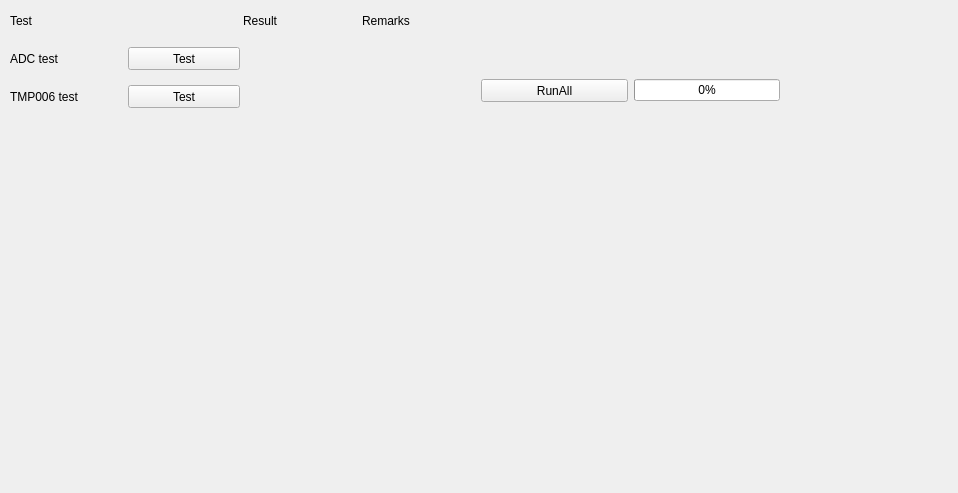
             <widget class="QWidget" name="tab_3">
              <property name="sizePolicy">
               <sizepolicy hsizetype="Minimum" vsizetype="Fixed">
                <horstretch>1</horstretch>
                <verstretch>0</verstretch>
               </sizepolicy>
              </property>
              <property name="minimumSize">
               <size>
                <width>958</width>
                <height>493</height>
               </size>
              </property>
              <attribute name="title">
               <string>Detector</string>
              </attribute>
              <widget class="QWidget" name="layoutWidget22">
               <property name="geometry">
                <rect>
                 <x>10</x>
                 <y>0</y>
                 <width>770</width>
                 <height>119</height>
                </rect>
               </property>
               <layout class="QHBoxLayout" name="horizontalLayout_70">
                <item>
                 <layout class="QVBoxLayout" name="verticalLayout_30">
                  <item>
                   <layout class="QHBoxLayout" name="horizontalLayout_67" stretch="50,25,25">
                    <item>
                     <widget class="QLabel" name="label_10">
                      <property name="sizePolicy">
                       <sizepolicy hsizetype="Minimum" vsizetype="Fixed">
                        <horstretch>1</horstretch>
                        <verstretch>0</verstretch>
                       </sizepolicy>
                      </property>
                      <property name="minimumSize">
                       <size>
                        <width>143</width>
                        <height>23</height>
                       </size>
                      </property>
                      <property name="text">
                       <string>Test</string>
                      </property>
                     </widget>
                    </item>
                    <item>
                     <widget class="QLabel" name="label_tiva_sw_ver_8">
                      <property name="sizePolicy">
                       <sizepolicy hsizetype="Minimum" vsizetype="Fixed">
                        <horstretch>1</horstretch>
                        <verstretch>0</verstretch>
                       </sizepolicy>
                      </property>
                      <property name="minimumSize">
                       <size>
                        <width>72</width>
                        <height>23</height>
                       </size>
                      </property>
                      <property name="text">
                       <string>Result</string>
                      </property>
                     </widget>
                    </item>
                    <item>
                     <widget class="QLabel" name="label_tiva_sw_ver_7">
                      <property name="sizePolicy">
                       <sizepolicy hsizetype="Minimum" vsizetype="Fixed">
                        <horstretch>1</horstretch>
                        <verstretch>0</verstretch>
                       </sizepolicy>
                      </property>
                      <property name="minimumSize">
                       <size>
                        <width>71</width>
                        <height>23</height>
                       </size>
                      </property>
                      <property name="text">
                       <string>Remarks</string>
                      </property>
                     </widget>
                    </item>
                   </layout>
                  </item>
                  <item>
                   <layout class="QHBoxLayout" name="horizontalLayout_5">
                    <item>
                     <widget class="QLabel" name="label_test_2">
                      <property name="sizePolicy">
                       <sizepolicy hsizetype="Fixed" vsizetype="Fixed">
                        <horstretch>1</horstretch>
                        <verstretch>0</verstretch>
                       </sizepolicy>
                      </property>
                      <property name="minimumSize">
                       <size>
                        <width>80</width>
                        <height>23</height>
                       </size>
                      </property>
                      <property name="maximumSize">
                       <size>
                        <width>150</width>
                        <height>16777215</height>
                       </size>
                      </property>
                      <property name="text">
                       <string>ADC test</string>
                      </property>
                     </widget>
                    </item>
                    <item>
                     <widget class="QPushButton" name="pushButton_test_adc">
                      <property name="sizePolicy">
                       <sizepolicy hsizetype="Minimum" vsizetype="Fixed">
                        <horstretch>1</horstretch>
                        <verstretch>0</verstretch>
                       </sizepolicy>
                      </property>
                      <property name="minimumSize">
                       <size>
                        <width>75</width>
                        <height>23</height>
                       </size>
                      </property>
                      <property name="text">
                       <string>Test</string>
                      </property>
                     </widget>
                    </item>
                    <item>
                     <widget class="QLabel" name="label_result_adc">
                      <property name="sizePolicy">
                       <sizepolicy hsizetype="Minimum" vsizetype="Fixed">
                        <horstretch>1</horstretch>
                        <verstretch>0</verstretch>
                       </sizepolicy>
                      </property>
                      <property name="minimumSize">
                       <size>
                        <width>5</width>
                        <height>23</height>
                       </size>
                      </property>
                      <property name="text">
                       <string/>
                      </property>
                     </widget>
                    </item>
                    <item>
                     <widget class="QLabel" name="label_remark_adc">
                      <property name="sizePolicy">
                       <sizepolicy hsizetype="Minimum" vsizetype="Fixed">
                        <horstretch>1</horstretch>
                        <verstretch>0</verstretch>
                       </sizepolicy>
                      </property>
                      <property name="minimumSize">
                       <size>
                        <width>5</width>
                        <height>23</height>
                       </size>
                      </property>
                      <property name="text">
                       <string/>
                      </property>
                     </widget>
                    </item>
                   </layout>
                  </item>
                  <item>
                   <layout class="QHBoxLayout" name="horizontalLayout_7">
                    <item>
                     <widget class="QLabel" name="label_test_tmp">
                      <property name="sizePolicy">
                       <sizepolicy hsizetype="Fixed" vsizetype="Fixed">
                        <horstretch>1</horstretch>
                        <verstretch>0</verstretch>
                       </sizepolicy>
                      </property>
                      <property name="minimumSize">
                       <size>
                        <width>80</width>
                        <height>23</height>
                       </size>
                      </property>
                      <property name="maximumSize">
                       <size>
                        <width>150</width>
                        <height>16777215</height>
                       </size>
                      </property>
                      <property name="text">
                       <string>TMP006 test</string>
                      </property>
                     </widget>
                    </item>
                    <item>
                     <widget class="QPushButton" name="pushButton_test_tmp">
                      <property name="sizePolicy">
                       <sizepolicy hsizetype="Minimum" vsizetype="Fixed">
                        <horstretch>1</horstretch>
                        <verstretch>0</verstretch>
                       </sizepolicy>
                      </property>
                      <property name="minimumSize">
                       <size>
                        <width>75</width>
                        <height>23</height>
                       </size>
                      </property>
                      <property name="text">
                       <string>Test</string>
                      </property>
                     </widget>
                    </item>
                    <item>
                     <widget class="QLabel" name="label_result_tmp">
                      <property name="sizePolicy">
                       <sizepolicy hsizetype="Minimum" vsizetype="Fixed">
                        <horstretch>1</horstretch>
                        <verstretch>0</verstretch>
                       </sizepolicy>
                      </property>
                      <property name="minimumSize">
                       <size>
                        <width>5</width>
                        <height>23</height>
                       </size>
                      </property>
                      <property name="text">
                       <string/>
                      </property>
                     </widget>
                    </item>
                    <item>
                     <widget class="QLabel" name="label_remark_tmp">
                      <property name="sizePolicy">
                       <sizepolicy hsizetype="Minimum" vsizetype="Fixed">
                        <horstretch>1</horstretch>
                        <verstretch>0</verstretch>
                       </sizepolicy>
                      </property>
                      <property name="minimumSize">
                       <size>
                        <width>5</width>
                        <height>13</height>
                       </size>
                      </property>
                      <property name="text">
                       <string/>
                      </property>
                     </widget>
                    </item>
                   </layout>
                  </item>
                 </layout>
                </item>
                <item>
                 <layout class="QVBoxLayout" name="verticalLayout_29">
                  <item>
                   <widget class="QLabel" name="label_runtests_progress_Detector">
                    <property name="sizePolicy">
                     <sizepolicy hsizetype="Minimum" vsizetype="Fixed">
                      <horstretch>1</horstretch>
                      <verstretch>0</verstretch>
                     </sizepolicy>
                    </property>
                    <property name="minimumSize">
                     <size>
                      <width>299</width>
                      <height>41</height>
                     </size>
                    </property>
                    <property name="text">
                     <string/>
                    </property>
                   </widget>
                  </item>
                  <item>
                   <layout class="QHBoxLayout" name="horizontalLayout_68">
                    <item>
                     <widget class="QPushButton" name="pushButton_runAll_tests_Detector">
                      <property name="sizePolicy">
                       <sizepolicy hsizetype="Minimum" vsizetype="Fixed">
                        <horstretch>1</horstretch>
                        <verstretch>0</verstretch>
                       </sizepolicy>
                      </property>
                      <property name="minimumSize">
                       <size>
                        <width>75</width>
                        <height>23</height>
                       </size>
                      </property>
                      <property name="text">
                       <string>RunAll</string>
                      </property>
                     </widget>
                    </item>
                    <item>
                     <widget class="QProgressBar" name="progressbar_runTests_Detector">
                      <property name="enabled">
                       <bool>true</bool>
                      </property>
                      <property name="sizePolicy">
                       <sizepolicy hsizetype="Minimum" vsizetype="Fixed">
                        <horstretch>1</horstretch>
                        <verstretch>0</verstretch>
                       </sizepolicy>
                      </property>
                      <property name="minimumSize">
                       <size>
                        <width>87</width>
                        <height>21</height>
                       </size>
                      </property>
                      <property name="value">
                       <number>0</number>
                      </property>
                     </widget>
                    </item>
                   </layout>
                  </item>
                 </layout>
                </item>
               </layout>
              </widget>
             </widget>
